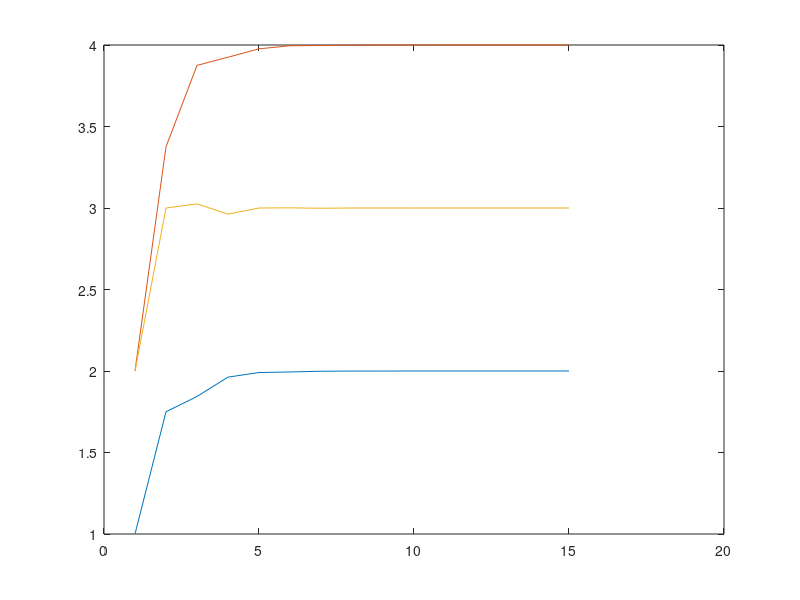

The MATLAB script that drew this image:
clear all

% original system Ax=b
A = [ 4 -1 1;
    4 -8 1;
    -2 1 5];
b = [ 7; -21; 15];

xsol = A\b;  % solution by LU-decomposition

% JACOBI ITERATION
% x_{k+1} = M * x_k + b2
M = [0 1/4 -1/4;
    4/8 0 1/8;
    2/5 -1/5 0];
b2 = [7/4; 21/8; 15/5];

x0 = [1; 2; 2]; % initial guess
tol = 1.e-6;  % keep iterating until error converges to <=tol
error = 2*tol; 
x(:,1) = x0;
iteration = 1;
while((error>tol)&&(iteration<100))
    iteration = iteration + 1;
    x(:,iteration) = M*x(:,iteration-1) + b2; % x_{k+1} = M * x_k + b2
    error = norm(x(:,iteration)-x(:,iteration-1),Inf);    % Worst component (infinity) error norm
end
trueiterations = iteration-1; % because initial condition x(:,1) doesn't count as iteration

plot(x')